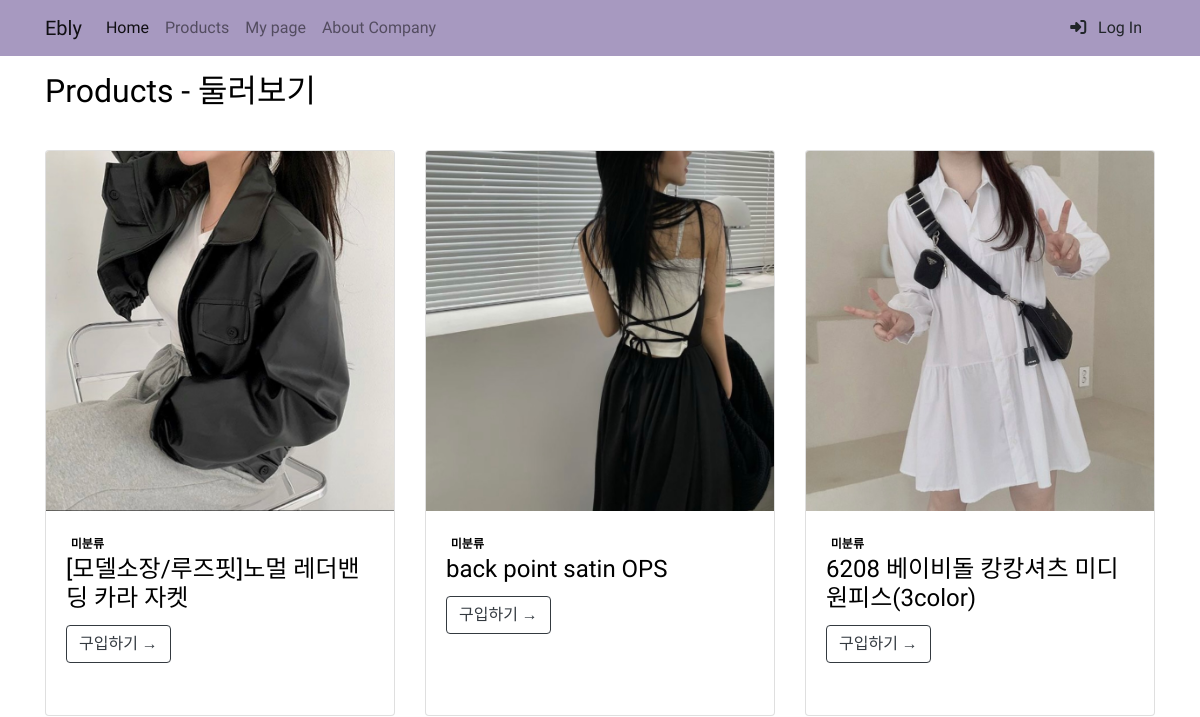
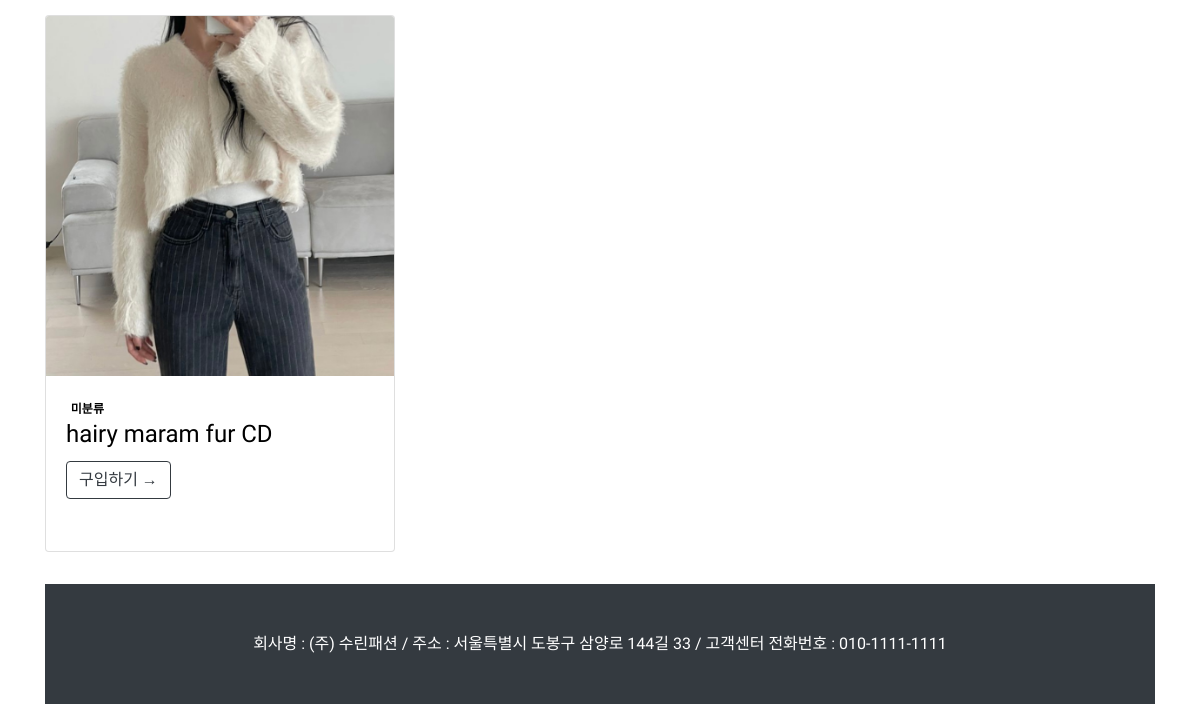
Page /shop/ on the earlier database version (2 pictures, top to bottom).
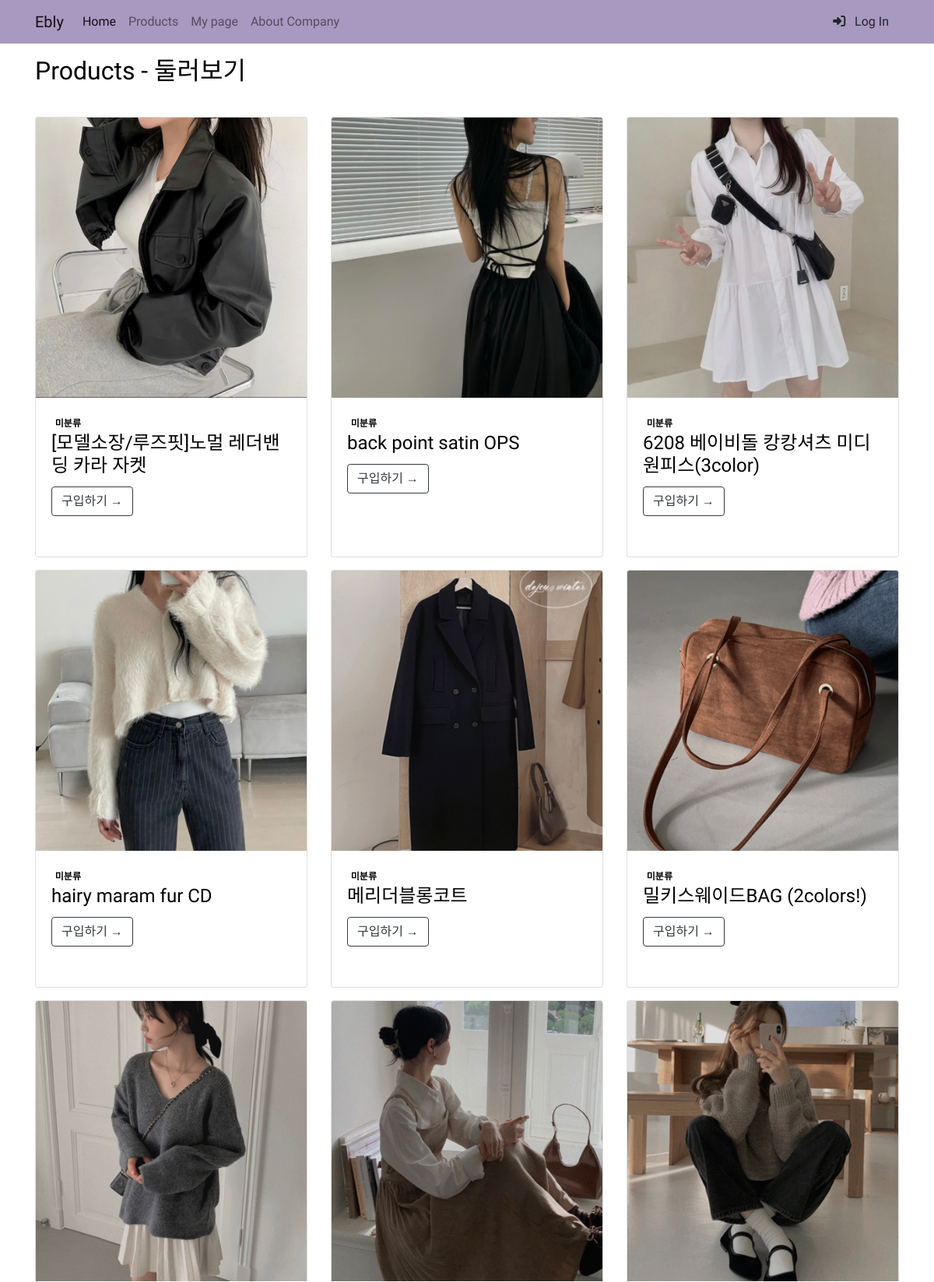
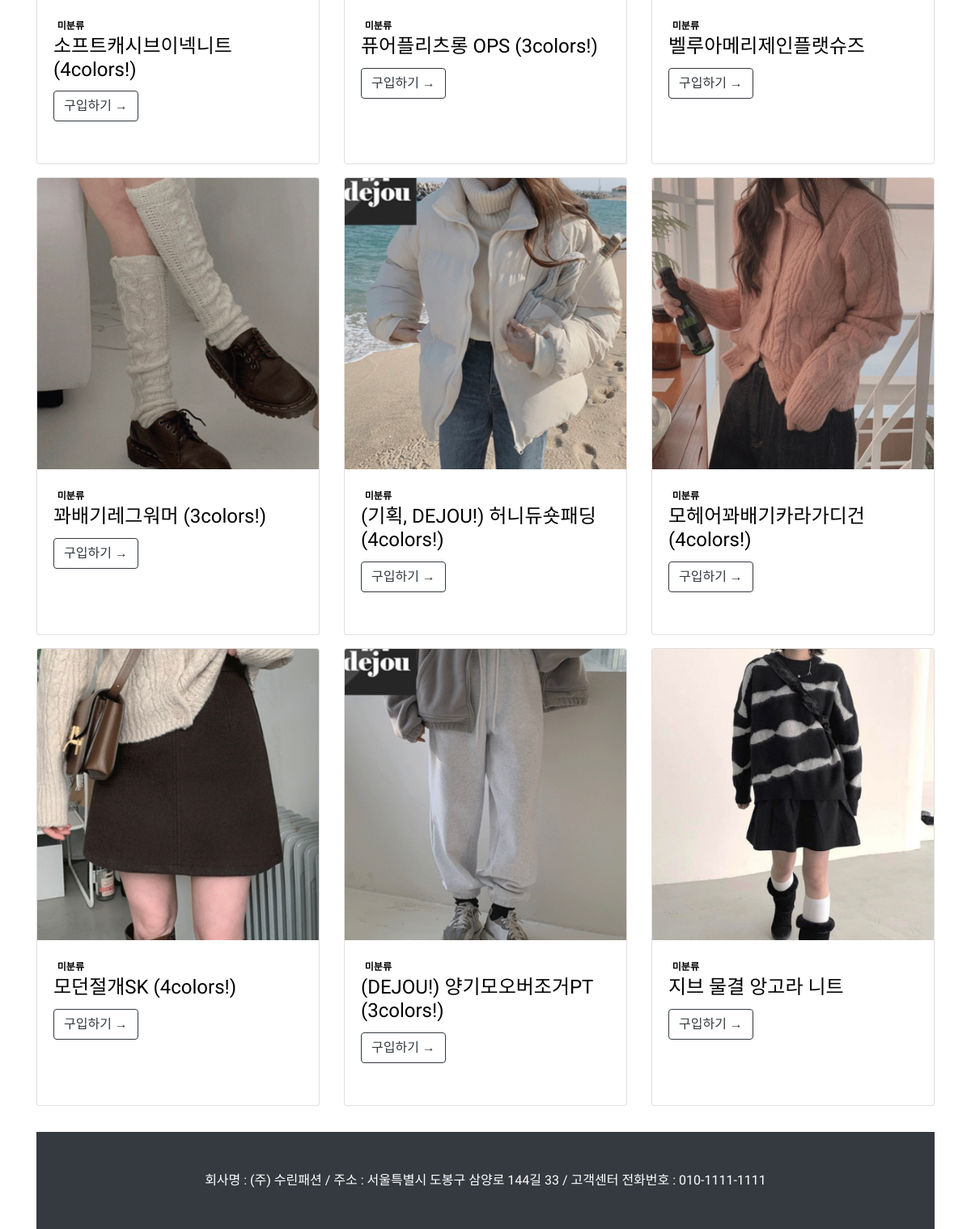
Same page on the later database version (2 pictures, top to bottom).
### shop/models.py (models this page shows)
class Good(models.Model):
    name = models.TextField()
    about = models.TextField()
    price = models.IntegerField()
    inventory = models.IntegerField(blank=False)
    image = models.ImageField(upload_to='shop/images/', blank=False)
    from_url = models.URLField()
    def __str__(self):
        return f'{self.name}'
    def get_absolute_url(self):
        return f'/shop/{self.pk}/'

### shop/views.py (the view)
# urls.py: path('', views.GoodList.as_view()),
class GoodList(ListView):
    model = Good
    ordering = 'pk'

### shop/templates/shop/good_list.html (shortened to what this page needs)
<!DOCTYPE html>
{% load static %}
<html lang="ko">
<head>
    <link href="{% static 'shop/css/font.css' %}" rel="stylesheet" type="text/css" media="screen">
    <link href="{% static 'shop/bootstrap/bootstrap.min.css' %}" rel="stylesheet" type="text/css" media="screen">
    <link href="{% static 'shop/css/footer.css' %}" rel="stylesheet" type="text/css" media="screen">
</head>
<body>
<section class="web-font">
    {% include 'shop/navbar.html' %}
    <div class="container">
        <h2 class="mt-3">Products - 둘러보기</h2>
        <div class="row">
            {% for good in good_list %}
            <div class="col-sm-4 mt-3">
                <div class="card mb-3 mt-3 h-100">
                    <div>
                        <img class="card-img-top" src="{{ good.image.url }}" alt="{{ good }}" />
                    </div>
                    <div class="card-body">
                        <span class="badge bg-outline-dark float-rigth">미분류</span>
                        <h3 class="card-title h4">{{ good.name }}</h3>
                        <a class="btn btn-outline-dark" href="{{ good.get_absolute_url }}">구입하기 →</a>
                    </div>
                </div>
            </div>
            {% endfor %}
        </div>
    </div>
<div class="container">
    <div class="mt-5">
        {% include 'shop/footer.html' %}
    </div>
</div>
</section>
</body>
</html>

### shop/templates/shop/navbar.html (shortened to what this page needs)
<nav class="navbar navbar-expand-lg navbar-light web-font" style="background-color: #a799c0">
    <div class="container" >
        <a class="navbar-brand" href="#">Ebly</a>
        <div class="collapse navbar-collapse" id="navbarNavDropdown">
        <ul class="navbar-nav">
            <li class="nav-item active">
              <a class="nav-link" href="/">Home<span class="sr-only">(current)</span></a>
            </li>
            <li class="nav-item">
              <a class="nav-link" href="/shop/">Products</a>
            </li>
            <li class="nav-item">
              <a class="nav-link" href="./mypage.html">My page</a>
            </li>
            <li class="nav-item">
              <a class="nav-link" href="./about_com.html">About Company</a>
            </li>
        </ul>
        <ul class="navbar-nav ml-auto">
            <li class="nav-item">
                <button type="button" class="btn btn-default" data-toggle="modal" data-target="#loginModal">
                  <i class="fas fa-sign-in-alt"></i>
                  &nbsp;&nbsp;Log In
                </button>
            </li>
        </ul>
        </div>
        </div>
  </nav>

### shop/templates/shop/footer.html
  <footer class="py-5 bg-dark">
    <div class="container">
        <p class="m-0 text-center text-white">
        회사명 : (주) 수린패션 /
        주소 : 서울특별시 도봉구 삼양로 144길 33 /
        고객센터 전화번호 : 010-1111-1111
    </p>
    </div>
</footer>

Differences in the rows shown:
added Good: image (picture), name "메리더블롱코트"
added Good: image (picture), name "밀키스웨이드BAG (2colors!)"
added Good: image (picture), name "소프트캐시브이넥니트 (4colors!)"
added Good: image (picture), name "퓨어플리츠롱 OPS (3colors!)"
added Good: image (picture), name "벨루아메리제인플랫슈즈"
added Good: image (picture), name "꽈배기레그워머 (3colors!)"
added Good: image (picture), name "(기획, DEJOU!) 허니듀숏패딩 (4colors!)"
added Good: image (picture), name "모헤어꽈배기카라가디건 (4colors!)"
added Good: image (picture), name "모던절개SK (4colors!)"
added Good: image (picture), name "(DEJOU!) 양기모오버조거PT (3colors!)"
added Good: image (picture), name "지브 물결 앙고라 니트"
